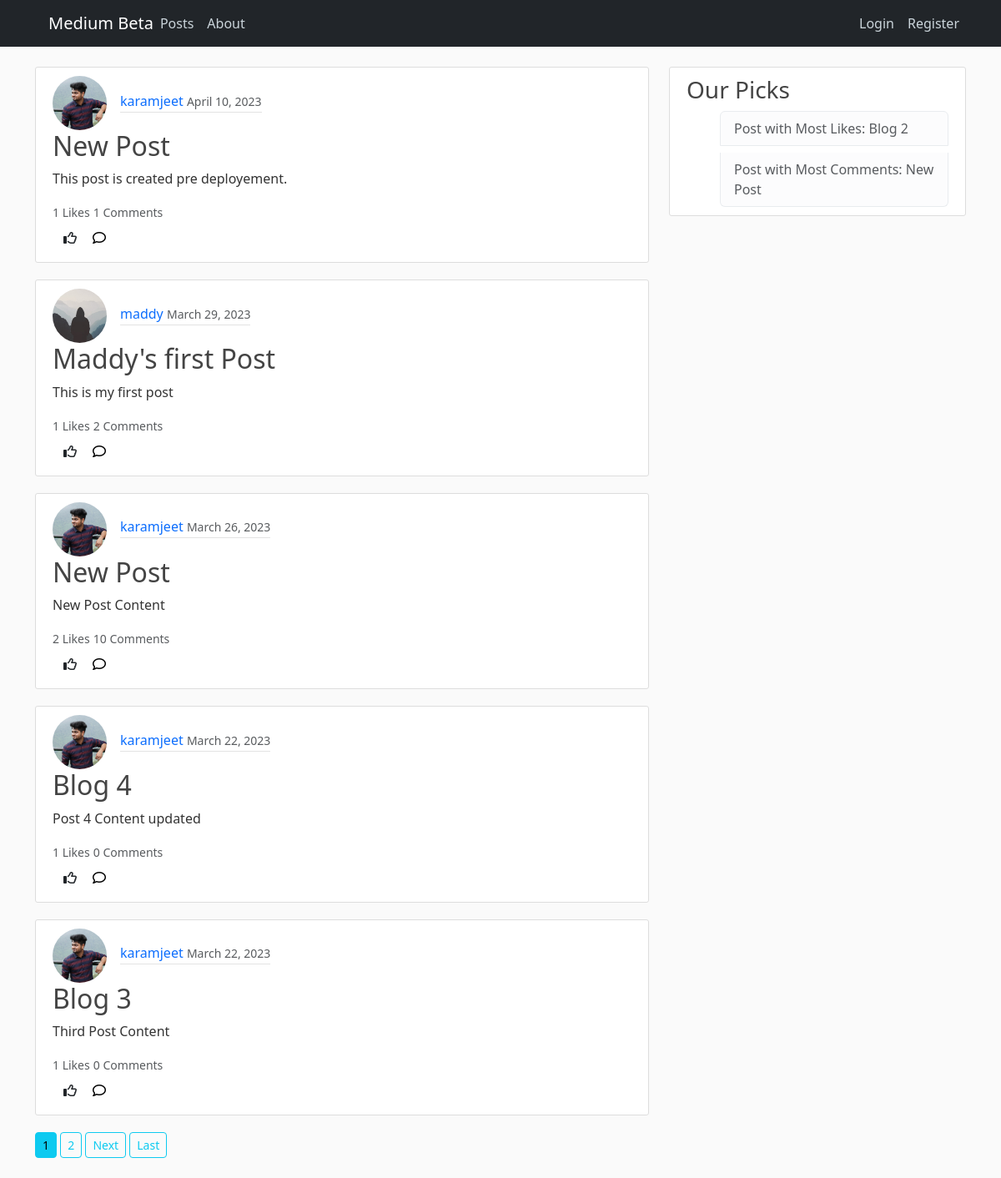
The page / on the database its author committed.
### blog/models.py (models this page shows, shortened)
class Post(models.Model):
    title = models.CharField(max_length=100)
    content = models.TextField()
    date_posted = models.DateTimeField(default=timezone.now)
    author = models.ForeignKey(User, on_delete=models.CASCADE)
    def __str__(self):
        return self.title
    def get_comments(self):
        return Comment.objects.filter(post=self).order_by('-date_posted')
    def get_likes(self):
        return Like.objects.filter(post=self)
    def liked_by_user(self, user):
        return Like.objects.filter(user=user, post=self).first() != None

### users/models.py (models this page shows, shortened)
class Profile(models.Model):
    user = models.OneToOneField(User, on_delete=models.CASCADE)
    image = models.ImageField(default='default.jpg', upload_to='profile_pics')

### blog/views.py (the view, shortened to what this page needs)
# urls.py: path('', Home.as_view(), name="blog-home"),
class Home(View):
    def get(self, request):
        page = request.GET.get('page', 1)
        posts = Post.objects.select_related('author').all().order_by("-date_posted")
        for post in posts:
            post.liked_by_cur_user = post.liked_by_user(request.user.id)
            post.comments = post.get_comments()
        paginator = Paginator(posts, 5)
        context = {'posts': paginator.page(page)}
        return render(request, 'blog/home.html', context)

### blog/context_processors.py (called while the page is built)
def sidebar(request):
    most_liked_post_id = Like.objects.all().values('post').annotate(Count('post')).order_by('-post__count')[0]['post']
    most_liked_post = Post.objects.get(id=most_liked_post_id)
    most_commented_post_id = Comment.objects.all().values('post').annotate(Count('message')).order_by('-message__count')[0]['post']
    most_commented_post = Post.objects.get(id=most_commented_post_id)
    return {
        'most_liked_post': most_liked_post,
        'most_commented_post': most_commented_post
    }

### blog/models.py (called while the page is built)
    def __str__(self):
        return self.message

### blog/templates/blog/home.html (shortened to what this page needs)
{% extends 'blog/base.html' %} {% block content %} {% for post in posts %}
<div class="mb-20">
<article class="media content-section">
  <section class="d-flex justify-content-start align-items-md-center">
    <img
      class="rounded-circle article-img"
      src="{{ post.author.profile.image.url }}"
    />
    <div class="article-metadata">
      <a class="mr-2" href="{% url 'users-profile' post.author.id %}"
        >{{ post.author }}</a
      >
      <small class="text-muted">{{ post.date_posted|date:"F d, Y" }}</small>
    </div>
  </section>
  <div class="media-body">
    <h2>
      <a class="article-title" href="{% url 'post-detail' post.pk %}"
        >{{ post.title }}</a
      >
    </h2>
    <p class="article-content">{{ post.content }}</p>
  </div>
  <div class="text-sm text-muted">
    <small>{{post.get_likes.count}} Likes</small>
    <small>{{post.comments.count}} Comments</small>
  </div>
  <div class="d-flex align-items-md-center">
    <form  method="POST" action="{% url 'blog-home' pk=post.id %}">
      {% if post.liked_by_cur_user %}
      <button class="btn" href="{% url 'blog-home' post.id %}"
        ><i class="fa-solid fa-thumbs-up"></i
      ></button>
      {% else %}
      <button class="btn" href="{% url 'blog-home' post.id %}"
        ><i class="fa-regular fa-thumbs-up"></i
      ></button>
      {% endif %}
    </form>
    <button class="no-btn"><i onclick="toggleComment('{{post.id}}')" class="fa-regular fa-comment"></i></button>
  </div>
</article>
</div>
{% endfor %}
{% for num in posts.paginator.page_range %}
  {% if posts.number == num %}
    <a class="btn btn-sm btn-info mb-4" href="?page={{num}}">{{ num }}</a>
  {% elif num > posts.number|add:'-3' %}
    <a class="btn btn-sm btn-outline-info mb-4" href="?page={{num}}">{{ num }}</a>
  {% endif %}
{% endfor %}
{% if posts.has_next %}
  <a class="btn btn-sm btn-outline-info mb-4" href="?page={{posts.next_page_number}}">Next</a>
  <a class="btn btn-sm btn-outline-info mb-4" href="?page={{posts.paginator.num_pages}}">Last</a>
{% endif %}
{% endblock content %}

### blog/templates/blog/base.html (shortened to what this page needs)
{% load static %}
<!DOCTYPE html>
<html lang="en">
  <head>
    <link
      rel="stylesheet"
      href="https://cdn.jsdelivr.net/npm/bootstrap@5.3.0-alpha1/dist/css/bootstrap.rtl.min.css"
    />
    <link
      rel="stylesheet"
      type="text/css"
      href="{% static 'blog/main.css' %}"
    />
    <link
      rel="stylesheet"
      href="https://cdnjs.cloudflare.com/ajax/libs/font-awesome/6.3.0/css/all.min.css"
    />
  </head>
  <body>
    <header class="site-header">
      <nav class="navbar navbar-expand-md navbar-dark bg-dark fixed-top">
        <div class="container">
          <a class="navbar-brand mr-5" href="{% url 'blog-home' %}"
            >Medium Beta</a
          >
          <div class="collapse navbar-collapse flex" id="navbarToggle">
            <div class="navbar-nav mr-auto">
              <a class="nav-item nav-link" href="{% url 'blog-home' %}"
                >Posts</a
              >
              <a class="nav-item nav-link" href="{% url 'blog-about' %}"
                >About</a
              >
            </div>
            <div class="navbar-nav">
              {% if user.is_authenticated %}
              <a class="nav-item nav-link" href="{% url 'post-create' %}"
                >New Post</a
              >
              <a class="nav-item nav-link" href="{% url 'users-profile' %}"
                >Profile</a
              >
              <a class="nav-item nav-link" href="{% url 'users-logout' %}"
                >Logout</a
              >
              {% else %}
              <a class="nav-item nav-link" href="{% url 'users-login' %}"
                >Login</a
              >
              <a class="nav-item nav-link" href="{% url 'users-register' %}"
                >Register</a
              >
              {% endif %}
            </div>
          </div>
        </div>
      </nav>
    </header>
    <main role="main" class="container">
      <div class="row">
        <div class="col-md-8">
           {% block content %}{% endblock %}
        </div>
        <div class="col-md-4">
          <div class="content-section">
            <h3>Our Picks</h3>
            <ul class="list-group ml-0">
              <li class="list-group-item list-group-item-light mb-2">
                <a
                  href="{% url 'post-detail' most_liked_post.id %}"
                  class="text-muted"
                >
                  Post with Most Likes: {{most_liked_post}}
                </a>
              </li>
              <li class="list-group-item list-group-item-light">
                <a
                  href="{% url 'post-detail' most_commented_post.id %}"
                  class="text-muted"
                >
                  Post with Most Comments: {{most_commented_post}}
                </a>
              </li>
            </ul>
          </div>
        </div>
      </div>
    </main>
  </body>
</html>

### blog/static/blog/main.css (style rules this page uses)
a { text-decoration: none; }
body { background: #fafafa; color: #333333; margin-top: 5rem; }
h1, h2, h3, h4, h5, h6 { color: #444444; }
ul { margin: 0; }
.site-header .navbar-nav .nav-link { color: #cbd5db; }
.content-section { background: #ffffff; padding: 10px 20px; border: 1px solid #dddddd; border-radius: 3px; }
.article-title { color: #444444; }
.article-content { white-space: pre-line; }
.article-img { height: 65px; width: 65px; border: #333; object-fit: cover; margin-right: 16px; }
.article-metadata { padding-bottom: 1px; margin-bottom: 4px; border-bottom: 1px solid #e3e3e3; }
.flex { display: flex; justify-content: space-between; align-items: center; }
.mb-20 { margin-bottom: 20px; }
.no-btn { background: none; border: none; }

### rows shown on the page
Post: author.profile.image (picture), author "karamjeet", date_posted "April 10, 2023", title "New Post", content "This post is created pre deployement.", get_likes.count "1", comments.count "1"
Post: author.profile.image (placeholder picture), author "maddy", date_posted "March 29, 2023", title "Maddy's first Post", content "This is my first post", get_likes.count "1", comments.count "2"
Post: author.profile.image (picture), author "karamjeet", date_posted "March 26, 2023", title "New Post", content "New Post Content", get_likes.count "2", comments.count "10"
Post: author.profile.image (picture), author "karamjeet", date_posted "March 22, 2023", title "Blog 4", content "Post 4 Content updated", get_likes.count "1", comments.count "0"
Post: author.profile.image (picture), author "karamjeet", date_posted "March 22, 2023", title "Blog 3", content "Third Post Content", get_likes.count "1", comments.count "0"
Post: title "Blog 2"

### other values the page prints
{{ num }} "1"
{{ num }} "2"
